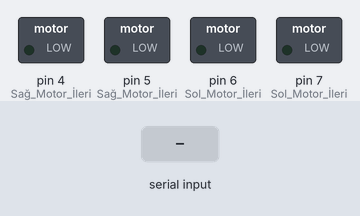
A sketch run on a simulated Arduino Uno, built with avr-gcc and run on an emulated ATmega328P. On the bench: switched loads named in the sketch (green lamp = pin HIGH). The inputs (shaded band) are chosen by the test bench.

Above: at 1.2 s.
1.3 s: "F" received over Serial
At 2.5 s:
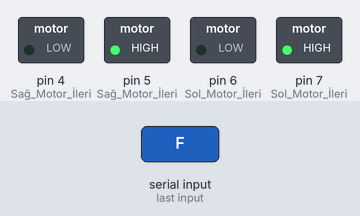
2.8 s: "B" received over Serial
At 3.8 s:
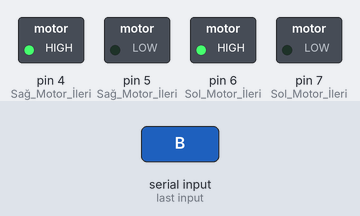
4.3 s: "R" received over Serial
At 5.0 s:
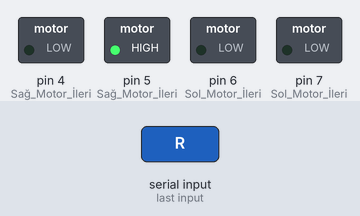
5.8 s: "L" received over Serial
At 6.1 s:
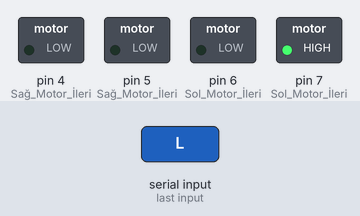
7.3 s: "S" received over Serial
At 8.5 s:
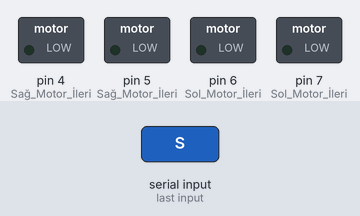
Timing chart, 0 to 9.8 s (numbered marks = the images above; inputs shaded):
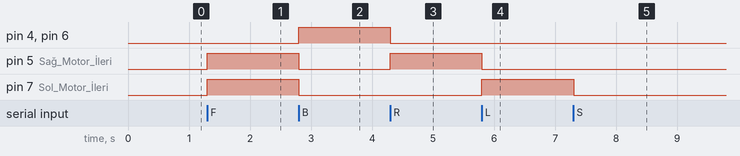

The sketch:

Futra.ino
```cpp
char data;

void setup() {
  Serial.begin(9600);
  pinMode(4, OUTPUT); // Sağ Motor İleri/Geri Kontrolü (IN1)
  pinMode(5, OUTPUT); // Sağ Motor İleri/Geri Kontrolü (IN2)
  pinMode(6, OUTPUT); // Sol Motor İleri/Geri Kontrolü (IN3)
  pinMode(7, OUTPUT); // Sol Motor İleri/Geri Kontrolü (IN4)
}

void loop() {
  if (Serial.available() > 0) {
    data = Serial.read();

    switch (data) {
      case 'F': // İLERİ - İki motor da ileri gitsin
        digitalWrite(4, LOW);  digitalWrite(5, HIGH);
        digitalWrite(6, LOW);  digitalWrite(7, HIGH);
        break;

      case 'B': // GERİ - İki motor da geri gitsin
        digitalWrite(4, HIGH); digitalWrite(5, LOW);
        digitalWrite(6, HIGH); digitalWrite(7, LOW);
        break;

      case 'R': // SAĞA DÖN - Sadece Sağ motor ileri gitsin, Sol dursun
        digitalWrite(4, LOW);  digitalWrite(5, HIGH);
        digitalWrite(6, LOW);  digitalWrite(7, LOW);
        break;

      case 'L': // SOLA DÖN - Sadece Sol motor ileri gitsin, Sağ dursun
        digitalWrite(4, LOW);  digitalWrite(5, LOW);
        digitalWrite(6, LOW);  digitalWrite(7, HIGH);
        break;

      case 'S': // DUR - Hepsi kapalı
        digitalWrite(4, LOW);  digitalWrite(5, LOW);
        digitalWrite(6, LOW);  digitalWrite(7, LOW);
        break;
    }
  }
}
```

Measured:
- after the input at 1.3 s, pin 5 (Sağ_Motor_İleri), pin 7 (Sol_Motor_İleri): LOW → HIGH at once
- after the input at 2.8 s, pin 4 (Sağ_Motor_İleri), pin 6 (Sol_Motor_İleri): LOW → HIGH at once; pin 5 (Sağ_Motor_İleri), pin 7 (Sol_Motor_İleri): HIGH → LOW at once
- after the input at 4.3 s, pin 4 (Sağ_Motor_İleri), pin 6 (Sol_Motor_İleri): HIGH → LOW at once; pin 5 (Sağ_Motor_İleri): LOW → HIGH at once
- after the input at 5.8 s, pin 5 (Sağ_Motor_İleri): HIGH → LOW at once; pin 7 (Sol_Motor_İleri): LOW → HIGH at once
- after the input at 7.3 s, pin 7 (Sol_Motor_İleri): HIGH → LOW at once
